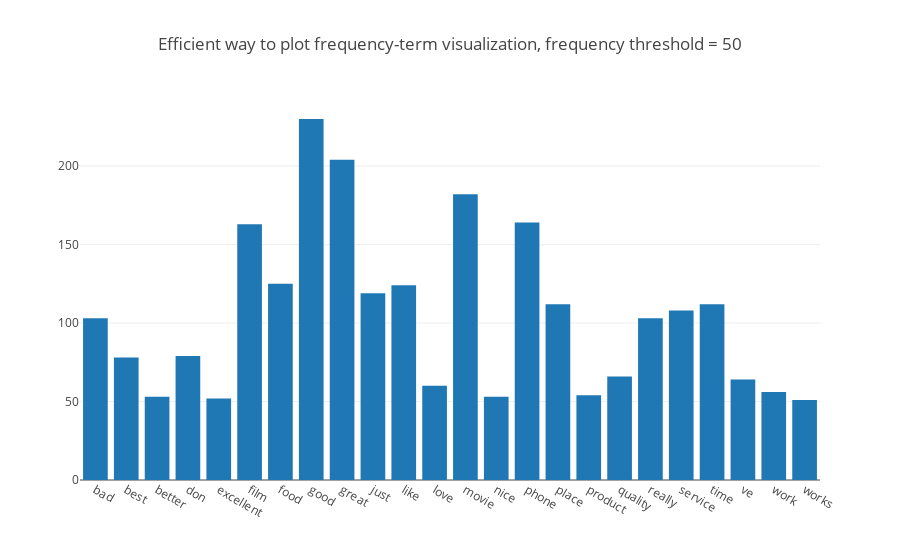

Notebook code cell kept with this figure:
### Code cell
df = pd.DataFrame({'term': count_vect.get_feature_names(),'frequency': term_frequencies})
df_reduced = df.query('frequency > 50')
fig = go.Figure([go.Bar(x=df_reduced['term'], y=df_reduced['frequency'])])
# need to set x-axis type to be 'category' or can't show bar
fig.layout.xaxis.type = 'category'
fig.layout.title.text = 'Efficient way to plot frequency-term visualization, frequency threshold = 50' 
fig.show()

### Figure 1 — Plotly figure (JSON) as saved in the notebook; plotly's stock layout.template omitted (floating-point values rounded to 4 significant figures)
{"data": [{"type": "bar", "uid": "d8ff16e1-e8db-4acb-8459-d0632db28aa0", "x": ["bad", "best", "better", "don", "excellent", "film", "food", "good", "great", "just", "like", "love", "movie", "nice", "phone", "place", "product", "quality", "really", "service", "time", "ve", "work", "works"], "y": [103, 78, 53, 79, 52, 163, 125, 230, 204, 119, 124, 60, 182, 53, 164, 112, 54, 66, 103, 108, 112, 64, 56, 51]}], "layout": {"title": {"text": "Efficient way to plot frequency-term visualization, frequency threshold = 50"}, "xaxis": {"type": "category"}}}
